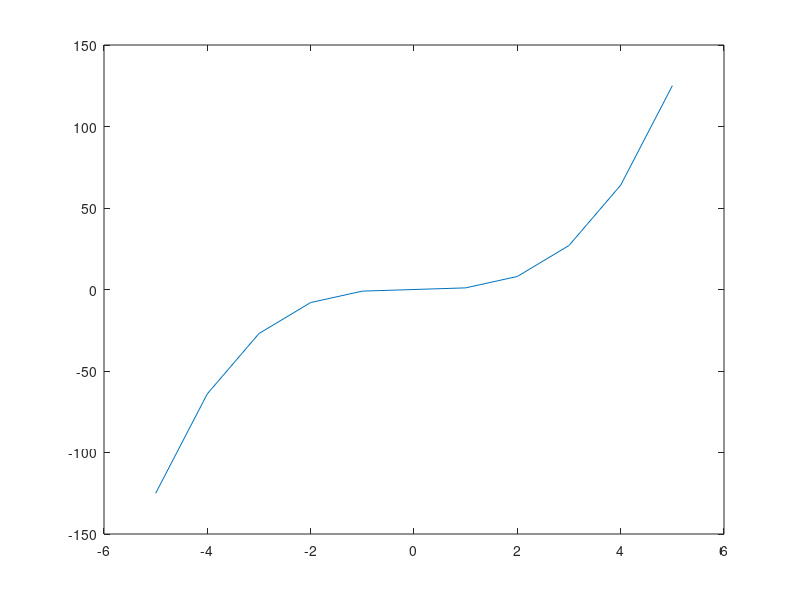

The MATLAB source for this figure: (Note: this script raises an error after producing the figure.)
%%%
% <latex>
%   \begin{titlepage}
%   \author{Valery Khamenya} 
%   \title{Customize MATLAB publish with XSL-stylesheet}
%   \date{\today}
%   \maketitle
%   \end{titlepage}
% </latex>

%%
% <latex>
% \section*{Introduction}
% \addcontentsline{toc}{section}{Introduction}
% \phantomsection
% </latex>

%%
% This is a short example on how to use Matlab "publish" function to create _comprehensive_ reports.
% The information on MATLAB human-friendly markup features could be found
% <http://www.mathworks.de/de/help/matlab/matlab_prog/marking-up-matlab-comments-for-publishing.html#btfahvo-1 here.> 
%
% publish |main_rep.m| file with: 
%
%   opts.format='latex'
%   opts.stylesheet='custom_mxdom2latex.xsl'
%   publish('main_rep', opts)
%
% Does your target reading audience need to see the MATLAB source code?
% If no, consider to set |opts.showCode=false| in addition before calling |publish| function above.

%%
% The call of MATLAB <matlab:doc('publish') publish> function causes the execution of |main_rep.m|. 
% The graphs generated during the exucution are automatically saved in |html| directory, 
% beside of this, the execution creates a <http://de.wikipedia.org/wiki/Document_Object_Model DOM-object> 
% representing the syntaxical elements of |main_rep.m| file along with the results obtained during the execution.
% The DOM-object is then automatically transformed according to |custom_mxdom2latex.xsl| 
% (see also <http://de.wikipedia.org/wiki/XSL_Transformation XSL-Transformations>).
% The resulting transformation is then saved as |main_rep.tex| text file in |html| directory as well.
% The |main_rep.tex| should be then processed according to the installed LaTeX implementation.
% For example, one could trigger this like |pdflatex main_rep| as for MikTeX.


%%
% <latex>
% \newpage
% \section*{Examples}
% \addcontentsline{toc}{section}{Examples}
% \phantomsection
% </latex>



%% Graphs and their descriptions generated in a loop
% Here is an example how the report parts could be generated within a loop.
% Also, the comment sections right before the function declaration will be published 
% even if the |opts.showCode=false| . Thus, one should rather tune up the comment 
% style either for |opts.showCode=false| or for |opts.showCode=true|. 
% The same is true for the current paragraph 
% that was generated from such a comment section right before the |main| function of the |main_rep.m|.
function main
  x = -5:5
  for i=3:5
    %disp('<latex>\newline </latex>');

    %% 
    % Albeit this sentence is syntactically placed as a comment within a loop (see |main_rep.m|), 
    % it will appear only once in a final report. In oreder to get LaTeX parts to be generated within a loop, 
    % one could use MATLAB <matlab:doc('publish') disp> function.

    disp(['<latex> Here is an example of a $f(x)=x^i, i=', num2str(i) ,'$ plot and this description text generated in the loop. \newline </latex>']);
    
    %set(0, 'DefaultFigureVisible', 'off')
    %set(0, 'DefaultAxesVisible', 'off')
    % fig = figure('visible', 'off');
    %jFrame = get(fig,'JavaFrame');
    %jFrame.setMinimized(true);
    plot(x, x.^i);
    %set(fig, 'visible', 'on');
    snapnow;
    disp(['<latex> \newline \newline </latex>']);
    if i == 3
      1;
      disp(['<latex> \newline Here is an example of the conditional part of the report that is placed in the loop only if $i=3$. \newpage </latex>']);
    end
    
    % disp('<latex>\clearpage </latex>') % trailing whitespace is currently important, otherwise \clearpage will stick to the next character in .tex file.
  end

  local_sub_func

  other_file

end



%% Subcalls of the functions from the same file 
% This paragraph is generated from a comment section right before the |local_sub_func| function definition.
% It is generated independently on whether the |local_sub_func| is called or not. 
function local_sub_func
  %% 
  % The same is true even for any comment section _within_ the body of |local_sub_func|,
  % like this paragraph.
  x = 1:10;
  disp(['<latex>\newline Here is the graph of $f(x)=x^2$ and it was generated from local\_sub\_func:\newline </latex>']);
  plot(x, x .^ 2);
  snapnow
end
